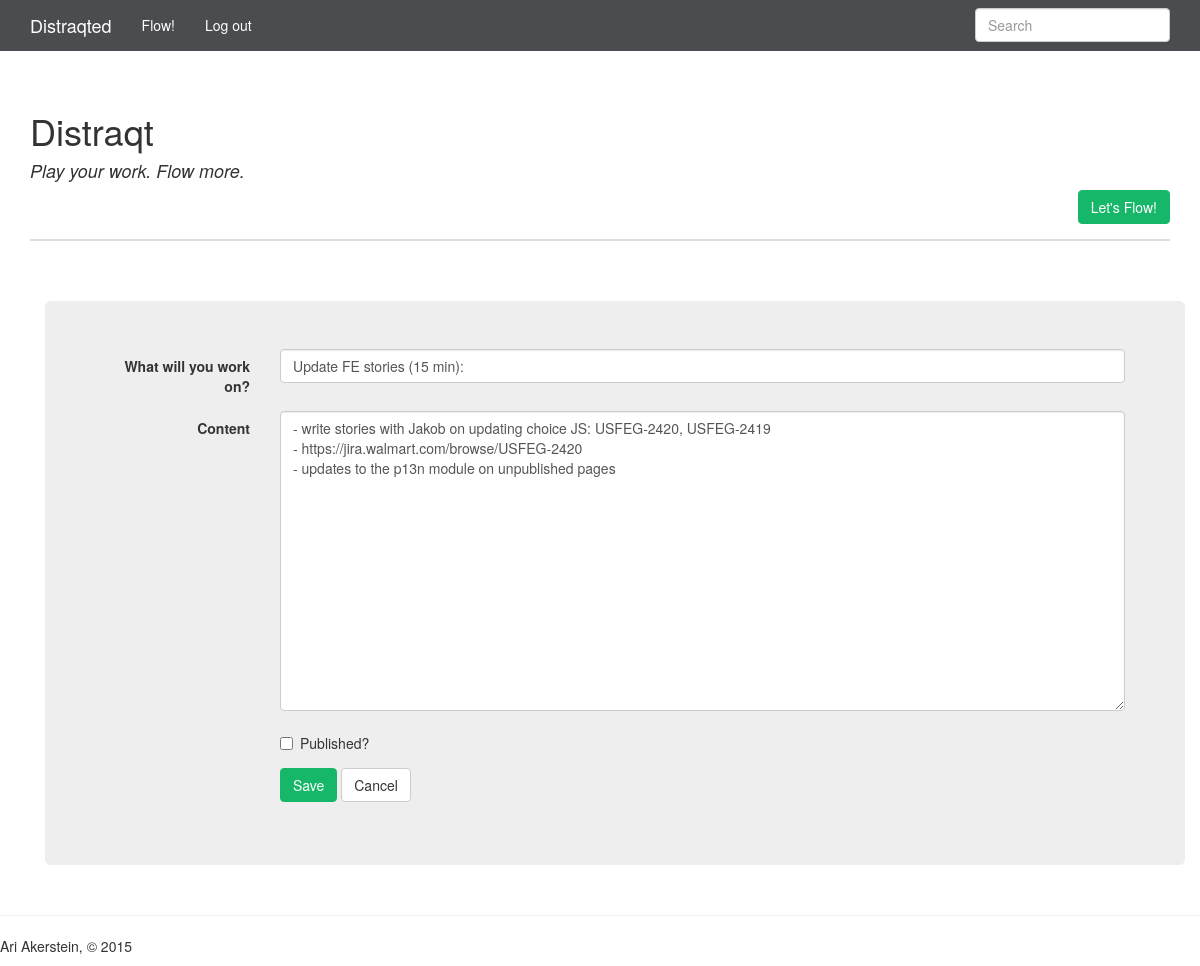
Screenshot of /update-fe-stories-15-min/edit/ (signed in) with the database file from the repository.
### app.py (models this page shows, shortened)
class Entry(flask_db.Model):
    title = CharField()
    slug = CharField(unique=True)
    content = TextField()
    published = BooleanField(index=True)
    timestamp = DateTimeField(default=datetime.datetime.now, index=True)

### app.py (the view, shortened to what this page needs)
@app.route('/<slug>/edit/', methods=['GET', 'POST'])
@login_required
def edit(slug):
    entry = get_object_or_404(Entry, Entry.slug == slug)
    return render_template('edit.html', entry=entry)

### app.py (called while the page is built)
def login_required(fn):
    @functools.wraps(fn)
    def inner(*args, **kwargs):
        if session.get('logged_in'):
            return fn(*args, **kwargs)
        return redirect(url_for('login', next=request.path))
    return inner

### templates/edit.html (shortened to what this page needs)
{% extends "base.html" %}
{% block content %}
<div class="container content">
<div class="jumbotron">
  <form action="{{ url_for('edit', slug=entry.slug) }}" class="form-horizontal" method="post">
    <div class="form-group">
      <label for="title" class="col-sm-2 control-label">What will you work on?</label>
      <div class="col-sm-10">
        <input class="form-control" id="title" name="title" type="text" value="{{ request.form.get('title', entry.title) }}">
      </div>
    </div>
    <div class="form-group">
      <label for="Content" class="col-sm-2 control-label">Content</label>
      <div class="col-sm-10">
        <textarea class="form-control" id="content" name="content" style="height: 300px;">{{ request.form.get('content', entry.content) }}</textarea>
      </div>
    </div>
    <div class="form-group">
      <div class="col-sm-offset-2 col-sm-10">
        <div class="checkbox">
          <label>
            <input {% if entry.published %}checked="checked" {% endif %}name="published" type="checkbox" value="y"> Published?
          </label>
        </div>
      </div>
    </div>
    <div class="form-group">
      <div class="col-sm-offset-2 col-sm-10">
        <button class="btn btn-primary" type="submit">Save</button>
        <a class="btn btn-default" href="{{ url_for('index') }}">Cancel</a>
      </div>
    </div>
  </form>
</div>
</div>
{% endblock %}

### rows the page displays
Entry: title "Update FE stories (15 min):", content "- write stories with Jakob on updating choice JS: USFEG-2420, USFEG-2419 - https://jira.walmart.com/browse/USFEG-2420 - updates to the p13n module on unpublished pages"
